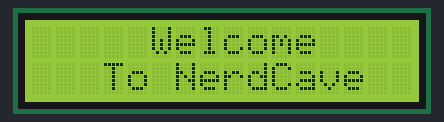
Recording of a program running on a simulated Raspberry Pi Pico running MicroPython. Shown: 16×2 character LCD. Library files of the repository ran but are not shown: lcd_api.py, pico_i2c_lcd.py. At 2.1 s the program stops and its outputs stay as they are.

Above: at 0.1 s.
At 2.2 s:
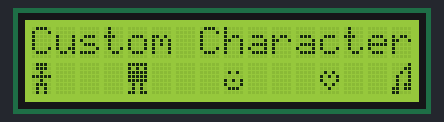

Measured:
- what the display in image 0 shows lasts 2.0 s, from 0.1 s to 2.1 s

The program:

a.py
```python
import utime
from machine import I2C, Pin
from lcd_api import LcdApi
from pico_i2c_lcd import I2cLcd


I2C_ADDR     = 0x3F
I2C_NUM_ROWS = 2
I2C_NUM_COLS = 16

i2c = I2C(0, sda=machine.Pin(0), scl=machine.Pin(5), freq=400000)
lcd = I2cLcd(i2c, I2C_ADDR, I2C_NUM_ROWS, I2C_NUM_COLS)

def greeting():

    lcd.clear()
    lcd.move_to(5,0)
    lcd.putstr("Welcome")
    lcd.move_to(3,1)
    lcd.putstr("To NerdCave")
    utime.sleep(2)
    lcd.clear()


def customcharacter():

  #character
  lcd.custom_char(0, bytearray([
  0x0E,
  0x0E,
  0x04,
  0x1F,
  0x04,
  0x0E,
  0x0A,
  0x0A

        ]))

    #character2
  lcd.custom_char(1, bytearray([
    0x1F,
  0x15,
  0x1F,
  0x1F,
  0x1F,
  0x0A,
  0x0A,
  0x1B

        ]))


  #smiley
  lcd.custom_char(2, bytearray([
  0x00,
  0x00,
  0x0A,
  0x00,
  0x15,
  0x11,
  0x0E,
  0x00

        ]))

  #heart
  lcd.custom_char(3, bytearray([
   0x00,
  0x00,
  0x0A,
  0x15,
  0x11,
  0x0A,
  0x04,
  0x00

        ]))

      #note
  lcd.custom_char(4, bytearray([
   0x01,
  0x03,
  0x05,
  0x09,
  0x09,
  0x0B,
  0x1B,
  0x18

        ]))
    #celcius
  lcd.custom_char(5, bytearray([
  0x07,
  0x05,
  0x07,
  0x00,
  0x00,
  0x00,
  0x00,
  0x00

        ]))


greeting()
customcharacter()
lcd.move_to(0,0)
lcd.putstr("Custom Character")
lcd.move_to(0,1)
lcd.putchar(chr(0))
lcd.move_to(4,1)
lcd.putchar(chr(1))
lcd.move_to(8,1)
lcd.putchar(chr(2))
lcd.move_to(12,1)
lcd.putchar(chr(3))
lcd.move_to(15,1)
lcd.putchar(chr(4))
```
